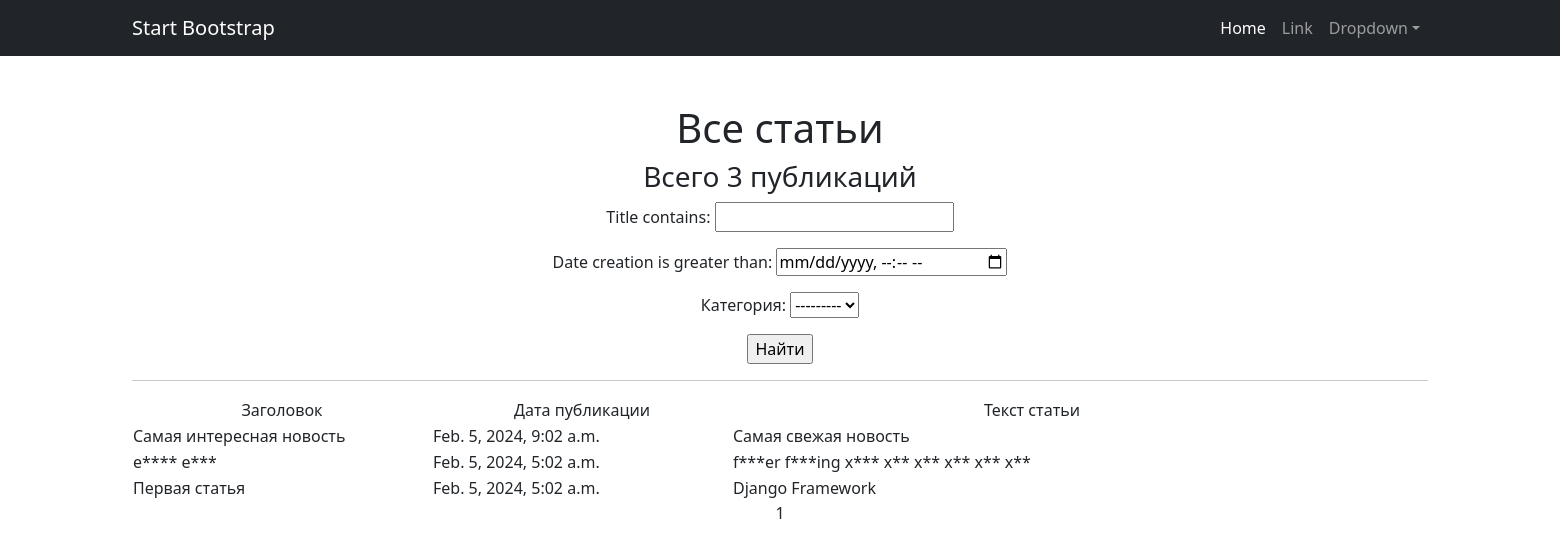
The app's page /, older data.
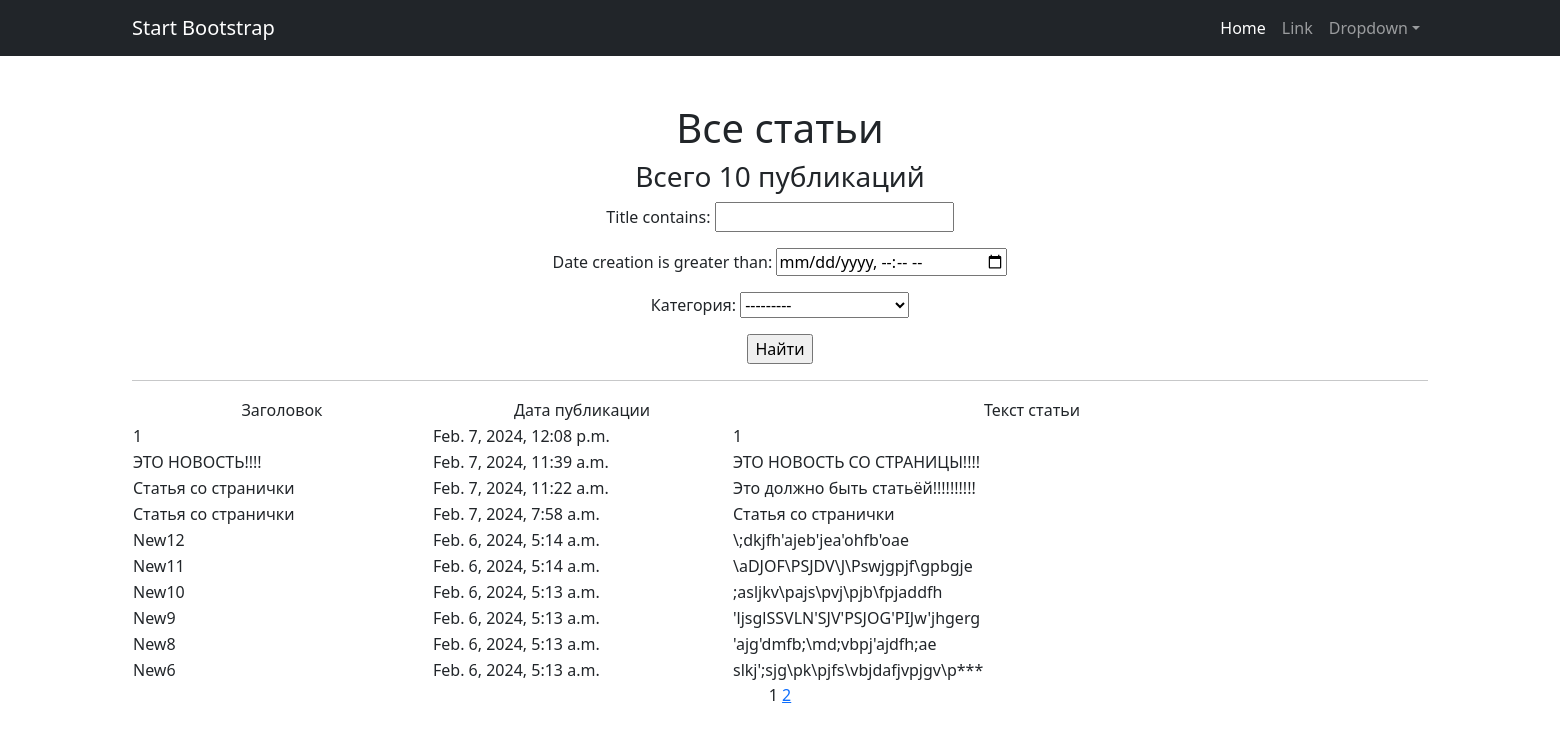
The same page, newer data.
### newsarticle/models.py (models this page shows, shortened)
class Post(models.Model):
    author = models.ForeignKey(Author, on_delete=models.CASCADE)
    NEWS = 'NW'
    ARTICLE = 'AR'
    CATEGORY_CHOICES = (
        (NEWS, 'Новость'),
        (ARTICLE, 'Статья'),
    )
    category_type = models.CharField(max_length=2, choices=CATEGORY_CHOICES, default=ARTICLE)
    date_creation = models.DateTimeField(auto_now_add=True)
    post_category = models.ManyToManyField(Category, through='PostCategory')
    title = models.CharField(max_length=128)
    text = models.TextField()
    rating = models.IntegerField(default=0)

### newsarticle/views.py (the view)
# urls.py: path('', PostPreview.as_view(), name='posts_list'),
class PostPreview(ListView):
    model = Post
    ordering = '-date_creation'
    template_name = 'posts.html'
    context_object_name = 'posts'
    paginate_by = 10
    def get_queryset(self):
        queryset = super().get_queryset()
        self.filterset = PostFilter(self.request.GET, queryset)
        return self.filterset.qs
    def get_context_data(self, **kwargs):
        context = super().get_context_data(**kwargs)
        context['time_now'] = datetime.utcnow()
        context['filterset'] = self.filterset
        context['next_post'] = None
        return context

### newsarticle/models.py (called while the page is built)
    def __str__(self):
        return self.naming.title()

### newsarticle/templatetags/custom_filters.py (called while the page is built)
@register.filter()
def censor(text):
    for word in bad_words:
        text = text.replace(word[1:], '*' * len(word[1:]))
    return text

### newsarticle/templatetags/custom_tags.py (called while the page is built)
@register.simple_tag(takes_context=True)
def url_replace(context, **kwargs):
    d = context['request'].GET.copy()
    for k, v in kwargs.items():
        d[k] = v
    return d.urlencode()

### templates/posts.html (shortened to what this page needs)
{% extends 'flatpages/default.html' %}
{% load custom_filters %}
{% load custom_tags %}
{% block content %}
   <h1>Все статьи</h1>
   <h3>Всего {{ posts|length }} публикаций</h3>
   <form action="" method="get">
       {{ filterset.form.as_p }}
       <input type="submit" value="Найти" />
   </form>
    <hr>
   {% if posts %}
       <table style="height: 31px; margin-left: auto; margin-right: auto; width: 1800px;">
           <tbody>
               <tr>
                   <td style="width: 300px; text-align: center;"> Заголовок </td>
                   <td style="width: 300px; text-align: center;"> Дата публикации </td>
                   <td style="width: 600px; text-align: center;"> Текст статьи </td>
               </tr>
       {% for post in posts %}
               <tr>
                   <td style="width: 300px; text-align: left;"> {{ post.title|censor }} </td>
                   <td style="width: 300px; text-align: left;"> {{ post.date_creation }} </td>
                   <td style="width: 600px; text-align: left;"> {{ post.text|censor|truncatewords:20 }} </td>
                   <td>
                </td>
               </tr>
               {% endfor %}
           </tbody>
       </table>
   {% else %}
       <h2>Новостей и статей нет!</h2>
   {% endif %}
   {{ page_obj.number }}
   {% if page_obj.has_next %}
       <a href="?{% url_replace page=page_obj.next_page_number %}">{{ page_obj.next_page_number }}</a>
   {% endif %}
{% endblock content %}

Row changes from the older to the newer data that the page shows:
removed Post: title|censor "Самая интересная новость", date_creation "Feb. 5, 2024, 9:02 a.m.", text|censor "Самая свежая новость"
no longer on this page (row unchanged): Post: title|censor "e**** e***", date_creation "Feb. 5, 2024, 5:02 a.m.", text|censor "f***er f***ing x*** x** x** x** x** x**"
no longer on this page (row unchanged): Post: title|censor "Первая статья", date_creation "Feb. 5, 2024, 5:02 a.m.", text|censor "Django Framework"
added Post: title|censor "1", date_creation "Feb. 7, 2024, 12:08 p.m.", text|censor "1"
added Post: title|censor "ЭТО НОВОСТЬ!!!!", date_creation "Feb. 7, 2024, 11:39 a.m.", text|censor "ЭТО НОВОСТЬ СО СТРАНИЦЫ!!!!"
added Post: title|censor "Статья со странички", date_creation "Feb. 7, 2024, 11:22 a.m.", text|censor "Это должно быть статьёй!!!!!!!!!!"
added Post: title|censor "Статья со странички", date_creation "Feb. 7, 2024, 7:58 a.m.", text|censor "Статья со странички"
added Post: title|censor "New12", date_creation "Feb. 6, 2024, 5:14 a.m.", text|censor "\\;dkjfh'ajeb'jea'ohfb'oae"
added Post: title|censor "New11", date_creation "Feb. 6, 2024, 5:14 a.m.", text|censor "\\aDJOF\\PSJDV\\J\\Pswjgpjf\\gpbgje"
added Post: title|censor "New10", date_creation "Feb. 6, 2024, 5:13 a.m.", text|censor ";asljkv\\pajs\\pvj\\pjb\\fpjaddfh"
added Post: title|censor "New9", date_creation "Feb. 6, 2024, 5:13 a.m.", text|censor "'ljsglSSVLN'SJV'PSJOG'PIJw'jhgerg"
added Post: title|censor "New8", date_creation "Feb. 6, 2024, 5:13 a.m.", text|censor "'ajg'dmfb;\\md;vbpj'ajdfh;ae"
added Post: title|censor "New6", date_creation "Feb. 6, 2024, 5:13 a.m.", text|censor "slkj';sjg\\pk\\pjfs\\vbjdafjvpjgv\\p***"
Text that changed along with them:
{{ posts|length }}: "3" → "10"
{{ page_obj.next_page_number }}: (not shown) → "2"
